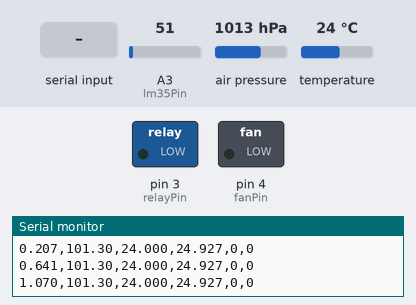
Recording of a sketch running on a simulated Arduino Uno, built with avr-gcc and run on an emulated ATmega328P. Parts: switched loads named in the sketch (green lamp = pin HIGH), the last lines printed to the serial monitor. The test bench sets the inputs (shaded band); at power-on: A3 (lm35Pin) = 51, air pressure 1013 hPa, temperature 24 °C.

Above: at 1.3 s.
1.4 s: "1" received over Serial
At 2.7 s:
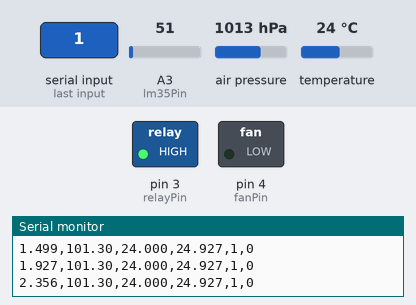
3.0 s: "2" received over Serial
At 4.4 s:
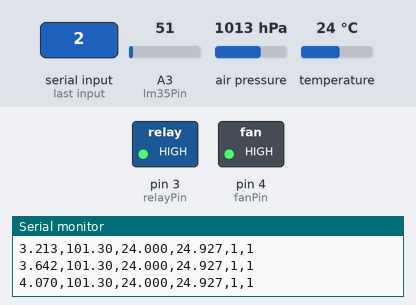
4.7 s: "0" received over Serial
At 5.2 s:
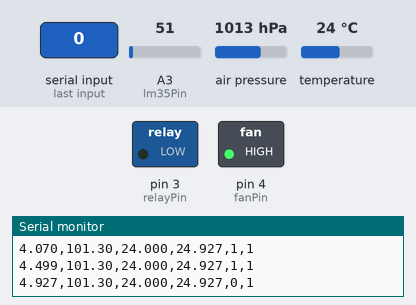
6.4 s: "3" received over Serial
At 7.1 s:
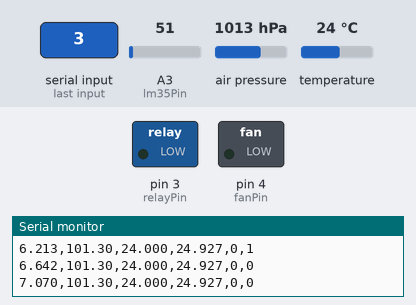
Timing chart, 0 to 9.1 s (numbered marks = the images above; inputs shaded):
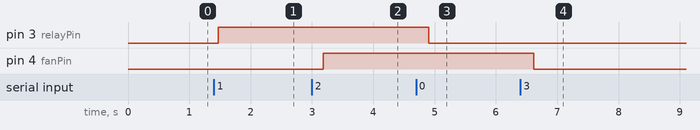

Measured:
- after the input at 1.4 s, pin 3 (relayPin): LOW → HIGH after 0.07 s
- after the input at 3.0 s, pin 4 (fanPin): LOW → HIGH after 0.19 s
- after the input at 4.7 s, pin 3 (relayPin): HIGH → LOW after 0.20 s
- after the input at 6.4 s, pin 4 (fanPin): HIGH → LOW after 0.22 s

The sketch:

PUNTO_3_PRACTICA_4.ino
```cpp
#include <Wire.h>
#include <Adafruit_Sensor.h>
#include <Adafruit_BMP085_U.h>

Adafruit_BMP085_Unified bmp(10085);  // Objeto BMP180

// Configuración de pines
const int lm35Pin = A3;     // LM35 en A3
const int relayPin = 3;     // Relevador en D3 (foco)
const int fanPin = 4;       // Ventilador en D4

// Variables de control
float presionSistema;       // Almacenará la presión del BMP180
float tempBMP, tempLM35;    // Temperaturas de ambos sensores
unsigned long startTime;    // Variable para el tiempo inicial

void setup() {
  Serial.begin(9600);
  // Configurar pines de salida
  pinMode(relayPin, OUTPUT);
  pinMode(fanPin, OUTPUT);
  // Iniciar con ambos dispositivos apagados
  digitalWrite(relayPin, LOW);
  digitalWrite(fanPin, LOW);

  if (!bmp.begin()) {           // Verificar BMP180
    Serial.println("ERROR: BMP180 no detectado!");
    while(1);
  }

  startTime = millis();  // Registrar tiempo de inicio

  Serial.println("Sistema Termodinámico Controlado");
  Serial.println("Comandos:");
  Serial.println("1 - Encender foco");
  Serial.println("0 - Apagar foco");
  Serial.println("2 - Encender ventilador");
  Serial.println("3 - Apagar ventilador");
  Serial.println("-----------------------------------");
  // Nuevo encabezado del CSV con tiempo
  Serial.println("Tiempo (s),Presion (kPa),Temp BMP (°C),Temp LM35 (°C),Foco,Ventilador");
}

void loop() {
  // 1. Control por comandos seriales
  if (Serial.available()) {
    char cmd = Serial.read();
    switch(cmd){
      case '1':
        digitalWrite(relayPin, HIGH);
        break;
      case '0':
        digitalWrite(relayPin, LOW);
        break;
      case '2':
        digitalWrite(fanPin, HIGH);
        break;
      case '3':
        digitalWrite(fanPin, LOW);
        break;
    }
  }

  // 2. Lectura de sensores
  sensors_event_t eventoPresion;
  bmp.getEvent(&eventoPresion);
  presionSistema = eventoPresion.pressure / 10.0;  // Convertir a kPa

  bmp.getTemperature(&tempBMP);
  tempLM35 = (analogRead(lm35Pin)) * 500.0 / 1023.0;

  // 3. Calcular tiempo transcurrido
  float tiempoTranscurrido = (millis() - startTime) / 1000.0;

  // 4. Mostrar datos en formato CSV con tiempo
  Serial.print(tiempoTranscurrido, 3);  // Tiempo con 3 decimales
  Serial.print(",");
  Serial.print(presionSistema, 2);
  Serial.print(",");
  Serial.print(tempBMP, 3);
  Serial.print(",");
  Serial.print(tempLM35, 3);
  Serial.print(",");
  Serial.print(digitalRead(relayPin));
  Serial.print(",");
  Serial.println(digitalRead(fanPin));

  delay(400);
}
```
